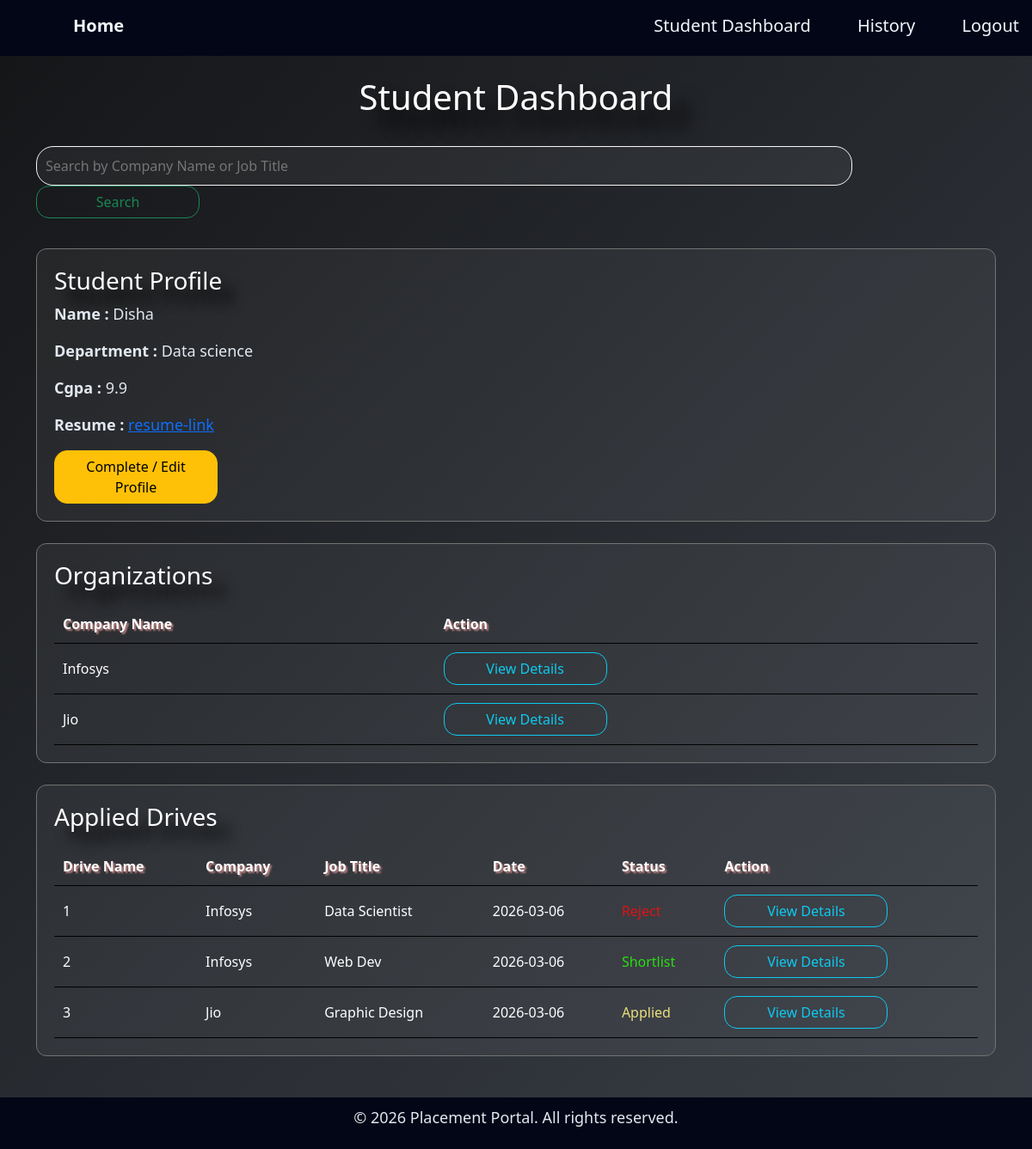
The app's page /studentdash (signed in), older data.
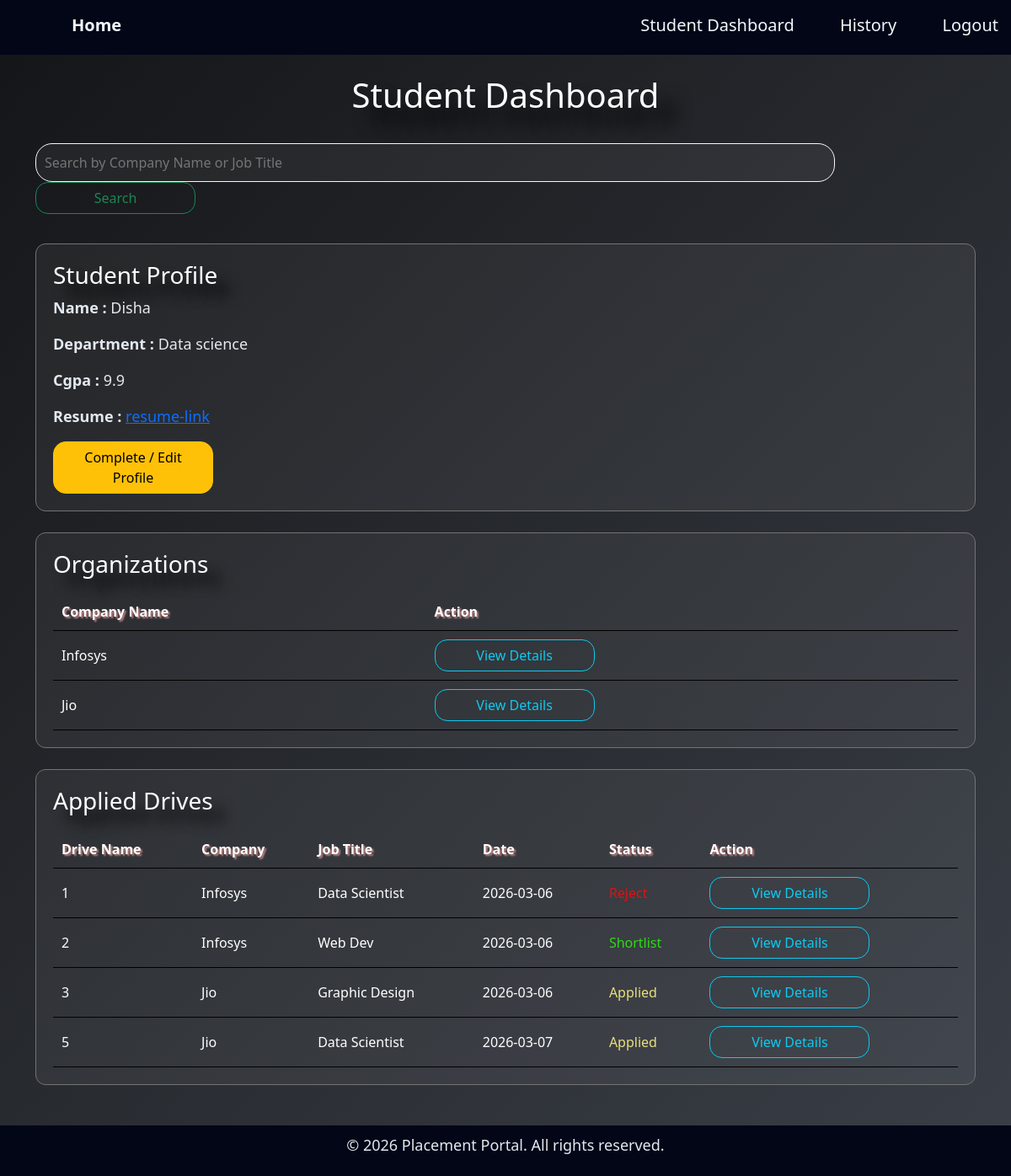
The same page, newer data.
### application/models.py (models this page shows)
class Companyprofile(db.Model):
    id = db.Column(db.Integer, primary_key=True)
    user_id = db.Column(db.Integer, db.ForeignKey('user.id'), unique=True, nullable=False)
    company_name = db.Column(db.String(150), nullable=False)
    hr_contact = db.Column(db.String(150), nullable=False)
    website = db.Column(db.String(150), nullable=False)
    location = db.Column(db.String(150), nullable=False)
    user = db.relationship('User', back_populates='company_profile')
    drives = db.relationship('Placementdrive', back_populates='company',cascade="all, delete")

class Application(db.Model):
    id = db.Column(db.Integer, primary_key=True)
    student_id = db.Column(db.Integer, db.ForeignKey('studentprofile.id'), nullable=False)
    drive_id = db.Column(db.Integer, db.ForeignKey('placementdrive.id'), nullable=False)
    application_date = db.Column(db.DateTime, default=datetime.utcnow)
    status = db.Column(db.String(50), default='Applied')  #Applied/Shortlisted/Selected/Rejected
    student = db.relationship('Studentprofile', back_populates='applications')
    drive = db.relationship('Placementdrive', back_populates='applications')

class Placementdrive(db.Model):
    id = db.Column(db.Integer, primary_key=True)
    company_id = db.Column(db.Integer, db.ForeignKey('companyprofile.id'), nullable=False)
    job_title = db.Column(db.String(150), nullable=False)
    job_description = db.Column(db.Text(500), nullable=False)
    salary= db.Column(db.String(50), nullable=False)
    is_approved = db.Column(db.Boolean, default=False)
    is_closed = db.Column(db.Boolean, default=False)
    company = db.relationship('Companyprofile', back_populates='drives')
    applications = db.relationship('Application', back_populates='drive',cascade="all, delete")

### application/controllers.py (the view, shortened to what this page needs)
@app.route('/studentdash')
def studentdash():
   if 'user_id' not in session:
      return redirect(url_for('login'))
   student = Studentprofile.query.filter_by(user_id=session['user_id']).first()
   if not student:
      return redirect(url_for('student_profile'))
   companies=Companyprofile.query.join(User).filter(User.is_approved==True).all()
   apps=Application.query.filter_by(student_id=student.id).all()
   search = request.args.get('search')
   return render_template('studentdash.html',
                          student=student,
                          companies=companies,
                          apps=apps,
                          )

### templates/studentdash.html (shortened to what this page needs)
{% extends "base.html" %}
{% block content %}
<div  class="container">
  <h1>Student Dashboard</h1>
  <div>
    <form method="GET" action="{{url_for('studentdash')}}">
      <input class="bar" type="text" name="search" placeholder="Search by Company Name or Job Title">
      <button type="submit" class="btn btn-outline-success">Search</button>
  </form>
  </div>
    <div class="card">
      <h3>Student Profile</h3>
   {% if student and student.student_name %}
       <p><b>Name : </b> {{ student.student_name }}</p>
        <p><b>Department : </b> {{ student.department }}</p>
        <p><b>Cgpa : </b> {{ student.cgpa }}</p>
        <p><b>Resume : </b><a href="{{ student.resume }}" target="_blank">resume-link</a></p>
    {% else %}
        <p style="font-style: italic; font-weight: bold; color: brown;">Profile Incomplete</p>
    {% endif %}
    <a href="{{url_for('student_profile')}}">
        <button class="btn btn-warning">Complete / Edit Profile</button>
    </a>
</div>
   <div class="card">
      <table>
        <h3>Organizations</h3>
  <thead>
    <th>Company Name</th>
    <th>Action</th>
  </thead>
  <tbody>
  {% if companies %}
    {% for company in companies %}
    <tr>
      <td>{{company.company_name}}</td>
      <td><a href="{{url_for('stu_com_overview', company_id=company.id)}}" class="btn btn-outline-info">View Details</a></td>
   </tr>
        {% endfor %}
  {% else %}
  <tr>
   <td style="color:#1461ce;">No company approved yet...</td>
   </tr>
  {% endif %}
  </tbody>
</table>
   </div>
   <div class="card">
    <h3>Applied Drives</h3>
      <table>
  <thead>
    <tr>
      <th>Drive Name</th>
      <th>Company</th>
      <th>Job Title</th>
      <th>Date</th>
      <th>Status</th>
      <th>Action</th>
    </tr>
  </thead>
  <tbody>
    {% if apps %}
      {% for app in apps %}
    <tr>
      <td>{{app.id}}</td>
      <td>{{ app.drive.company.company_name}}</td>
      <td>{{app.drive.job_title}}</td>
      <td>{{app.application_date.date()}}</td>
      <td>
        {% if app.status == "Applied" %}
            <span style="color: rgb(232, 223, 124);">{{app.status}}</span>
        {% elif app.status == "Reject"%}
            <span style="color: rgb(220, 20, 20);">{{app.status}}</span>
        {% else %}
          <span style="color: rgb(43, 220, 20);">{{app.status}}</span>
        {% endif %}
        </td>
      <td><a href="{{url_for('stu_com_view', drive_id=app.drive_id)}}" class="btn btn-outline-info">View Details</a></td>
    </tr>
    {% endfor %}
    {% else %}
    <tr>
       <td style="color:#1461ce;">Not applied yet.</td>
    </tr>
  {% endif %}
  </tbody>
</table>
   </div>
</div>
{% endblock %}

Row changes from the older to the newer data that the page shows:
added Application: id "5", drive.company.company_name "Jio", drive.job_title "Data Scientist", application_date "2026-03-07", status "Applied"
